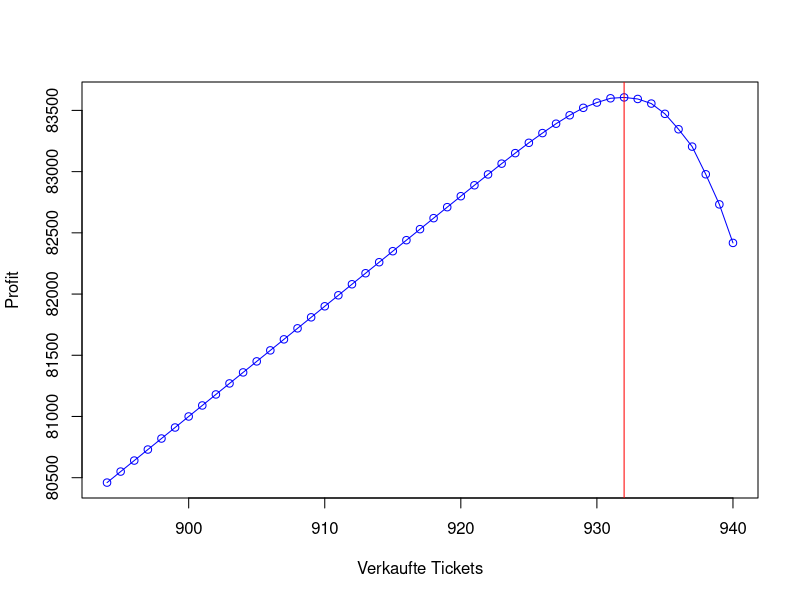
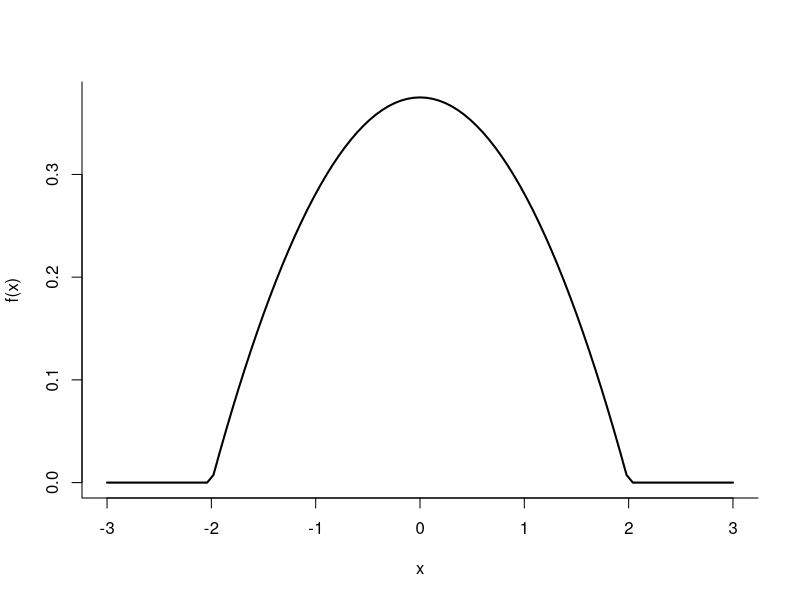
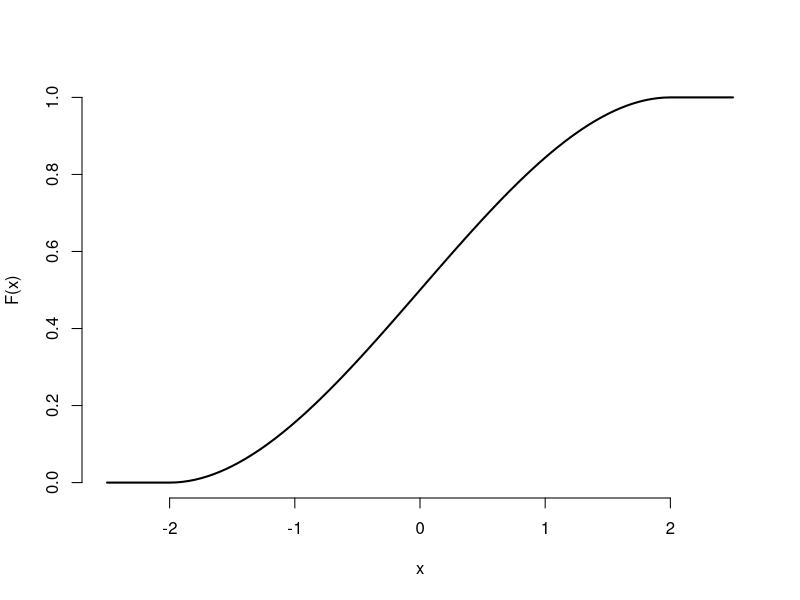
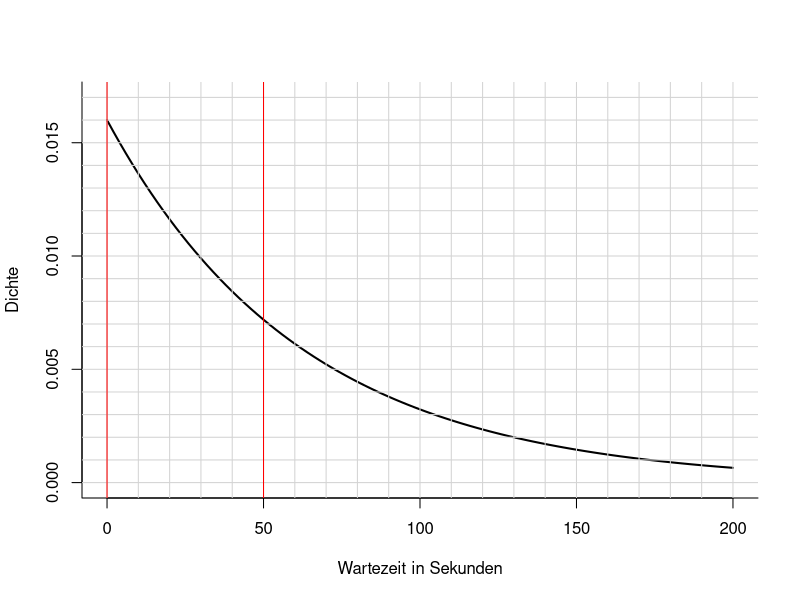

Write R code to recreate these figures, in order.
## ---- myrcode3.1.1
1-pgeom(200-1,1/80)

## ---- myrcode3.1.2
mean(rgeom(1000,1/80)+1)

sum(rgeom(1000,1/80)+1 > 200)/1000


## ---- myrcode3.1.3
(log(0.2) / log(79/80))


## ---- myrcode3.1.4
pgeom(128-1,1/80)


## ---- myrcode3.2.1
pbinom(894,935,0.95)


## ---- myrcode3.2.2
pbinom(894,921,0.95)
pbinom(894,922,0.95)

## ---- myrcode3.2.3
max <- 894
sold <- 930
price <- 90
compensation <- 1000

total <- numeric(1000000)

for (i in 1:1000000) {
  attended <- rbinom(1,sold,0.95)

  if (attended <= max) {
    profit <- sold * price
  } else {
    profit <- sold * price - (attended-max) * compensation
  }

  total[i] <- profit
}

mean(total)
## ---- myrcode3.2.4
num <- 894:940
max <- 894
price <- 90
compensation <- 1000

total_in <- numeric(100000)
total_out <- numeric(47)

for (j in 894:940) { #erste Schleife verschiedene #Tickets
  for (i in 1:100000) { #innere Schleife nur 100000 fuer Vereinfachung
    attended <- rbinom(1,j,0.95)

    if (attended <= max) {
      profit <- j * price
    } else {
      profit <- j * price - (attended-max) * compensation
    }

    total_in[i] <- profit
  }
  total_out[j] <- mean(total_in) #speichert fuer 895:940 jeweil
                                 #den mean der jeweiligen profits
}

total_new <- total_out[-c(1:893)] #drop der ersten NA werte fuer total_out

my_data <- data.frame(x = num, y = total_new)

plot(my_data$x, my_data$y, type = "o", col = "blue",
     xlab = "Verkaufte Tickets", ylab = "Profit")
abline(v=932,col="red")

my_data[my_data$y == max(my_data$y),]

## ---- myrcode3.3.1
f <- function(x){
  fx <- ifelse(abs(x)>2,0,3/8*(1-(x^2)/4))
  return(fx)
}

curve(f(x),-3,3,lwd=2,bty="l")


## ---- myrcode3.3.2
F <- function(x){
  Fx <- ifelse(x< -2,0,ifelse(x>2,1,3/8*(x-(x^3)/12)+1/2))
  return(Fx)
}

curve(F(x),-2.5,2.5,lwd=2,bty="n")


## ---- myrcode3.3.3
integrate(f,0,1)$value


## ---- myrcode3.3.4
F(1)-F(0)


## ---- myrcode3.4.1
F(0.851437)


## ---- myrcode3.5.1
curve(dexp(x,0.016),0,200,lwd=2,bty="l",ylim=c(0,0.017)
  ,xlab = "Wartezeit in Sekunden", ylab = "Dichte")

abline(v=seq(0,200,by=10),col="lightgrey")
abline(h=seq(0,0.02,by=0.001),col="lightgrey")
abline(v=c(0,50),col="red")


## ---- myrcode3.5.2
k <- function(x){
  kx <- 0.016*exp(-0.016*x)
  return(kx)
}

integrate(k,0,50)$value


## ---- myrcode3.5.3
pexp(50,0.016)
